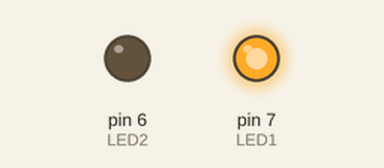
A sketch run on a simulated Arduino Uno, built with avr-gcc and run on an emulated ATmega328P. Parts: output pins drawn as LEDs (lit = HIGH).

Above: at 0.1 s.
At 8.4 s:
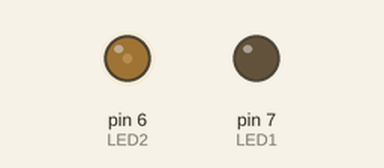
At 9.3 s:
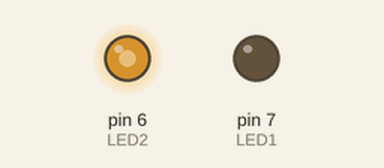
At 10.1 s:
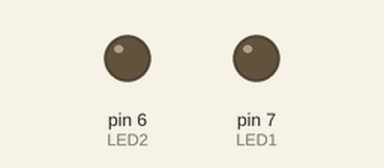
Timing chart, 0 to 11.6 s (numbered marks = the images above):
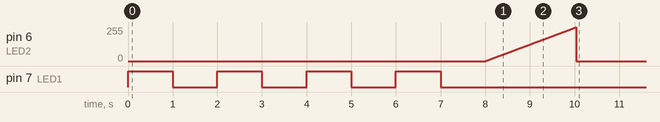

The sketch:

Final_Problem.ino
```cpp
int LED1 = 7;
int LED2 = 6;

void setup() {
  pinMode (LED1, OUTPUT);
  pinMode (LED2, OUTPUT);

  for (int i = 0; i < 4; i++){
    digitalWrite (LED1, HIGH);
    delay (1000);
    digitalWrite (LED1, LOW);
    delay (1000);
  }

  for (int x = 0; x < 255; x++){
    analogWrite (LED2, x);
    delay (8);
  }

  digitalWrite (LED2, LOW);
}

void loop() {
  // put your main code here, to run repeatedly:

}
```
